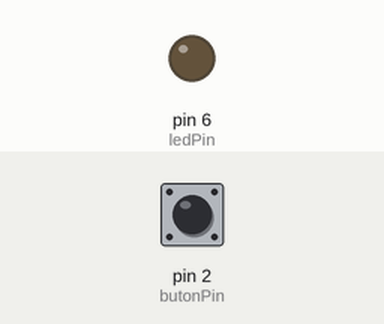
Simulated run of this sketch. Board: Arduino Uno, built with avr-gcc and run on an emulated ATmega328P. Shown: output pins drawn as LEDs (lit = HIGH). Inputs (shaded band) come from the test bench; at power-on: pin 2 (butonPin) LOW.

Above: at 1.2 s.
1.3 s: pin 2 (butonPin) pulled HIGH for 3.2 s
At 2.1 s:
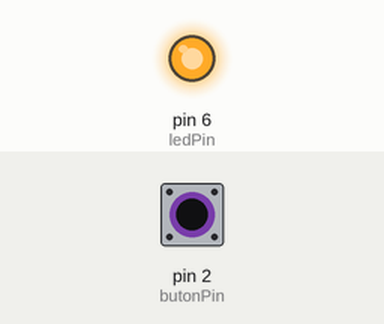
6.8 s: pin 2 (butonPin) pulled HIGH for 0.15 s
At 9.6 s:
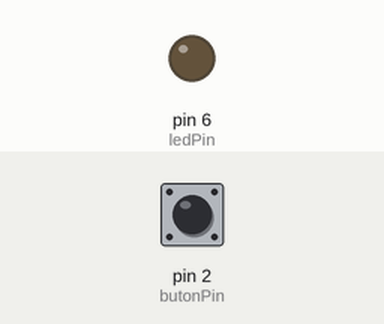
9.9 s: pin 2 (butonPin) pulled HIGH for 1 s
At 11.0 s:
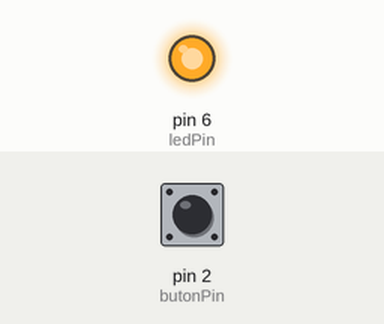
Timing chart, 0 to 13.4 s (numbered marks = the images above; inputs shaded):
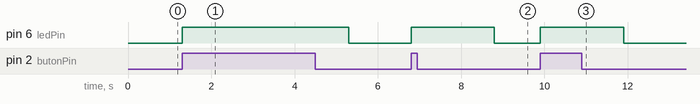

Measured:
- after the input at 1.3 s, pin 6 (ledPin): LOW → HIGH at once, → LOW 4.0 s later
- after the input at 6.8 s, pin 6 (ledPin): LOW → HIGH at once, → LOW 2.0 s later
- after the input at 9.9 s, pin 6 (ledPin): LOW → HIGH at once, → LOW 2.0 s later

The sketch:

ak0240_zamanliTepki.ino
```cpp
/*
  BU KOD NE YAPAR?
  Bu kod, 2 numaralı pindeki butona basılınca 6 numaralı pindeki LED'i 2 saniye yakıp söndürür.
  Butonu bıraksan da LED 2 saniye boyunca yanık kalır; bu sürede kart butonu okumaz (delay).
*/

/*
  ak0240 — Zamanlı tepki: bas, 2 saniye yansın
  Ne öğreneceğiz: butona basış bir OLAYI başlatır; olay kendi süresince sürer —
    butonu bıraksan da LED 2 saniye yanar, sonra söner
  Malzeme: Arduino Uno kartı, USB kablosu, Paket 5 devresi (4 LED, pin 3/5/6/9),
    1 buton (pin 2), 1 adet 10 kΩ direnç (pull-down) — ak0210'un devresi aynen
  Devre: ak0210'un devresi aynen. Bu derste pin 6'daki LED kullanılıyor.

  Şimdilik kara kutu (sonra açacağız):
    void                    -> "fonksiyon" konusunda açılacak
    Serial ve noktalı yazım -> "fonksiyon" konusunda açılacak
  Bunlara şimdilik dokunma, sırası gelince tek tek açacağız.

  kaynak: ..\arsiv\020GriButonLed\020GriButonLed.ino (ana) + ..\arsiv\021YesilButonLed\
          021YesilButonLed.ino (SEN YAP 3, ters hâl). Kaynakta pin numaraları (2, 6)
          düz sayıydı; const int butonPin/ledPin isimleri verildi (ak0050 köprüsü).
*/

// --- KAVRAM ---
// ak0220'de LED butonla BİRLİKTE yanıp sönüyordu: basılıyken yanık, bırakınca söner.
// Burada farklı: butona basmak bir OLAYI başlatıyor. Olay başlayınca kendi süresi
// kadar sürüyor — sen butonu bıraksan da 2 saniye dolana kadar LED yanık kalıyor.
// delay(2000) kartı 2000 milisaniye (2 saniye) bekletir; bu süre içinde kart
// yalnızca bekler.
const int butonPin = 2;
const int ledPin = 6;

void setup() {
  pinMode(ledPin, OUTPUT);
  pinMode(butonPin, INPUT);
  digitalWrite(ledPin, LOW); // başlangıçta sönük
}

void loop() {
  if (digitalRead(butonPin) == HIGH) { // butona basıldı mı?
    digitalWrite(ledPin, HIGH);        // olay başladı: yak
    delay(2000);                       // 2 saniye yanık kalsın
    digitalWrite(ledPin, LOW);         // olay bitti: söndür
  }
}

// --- SEN YAP ---
// 1) LED yanıkken butona tekrar tekrar bas. Ne oluyor? Kart sana cevap veriyor mu?
//    Gördüğünü defterine yaz.
// 2) Butona BASILI TUT. Tahminini önce yaz: 2 saniye sonra LED söner mi, yoksa hemen
//    tekrar mı yanar? Sonra dene — tahminin tuttu mu?
// 3) Ters hâli yap: program yüklenince LED doğrudan YANIK olsun; butona basınca LED
//    3 saniye SÖNSÜN, sonra tekrar yansın.

// --- MERAK KÖŞESİ ---
// SEN YAP 1'de butona bastığında kartın neden cevap vermediğini merak ettin mi?
// delay() sırasında kart butonu hiç okumuyor. Buna Ünite 3'te millis() ile çare
// bulacağız (ak0195'te delay kullanmadan zaman ölçmüştük).
```
